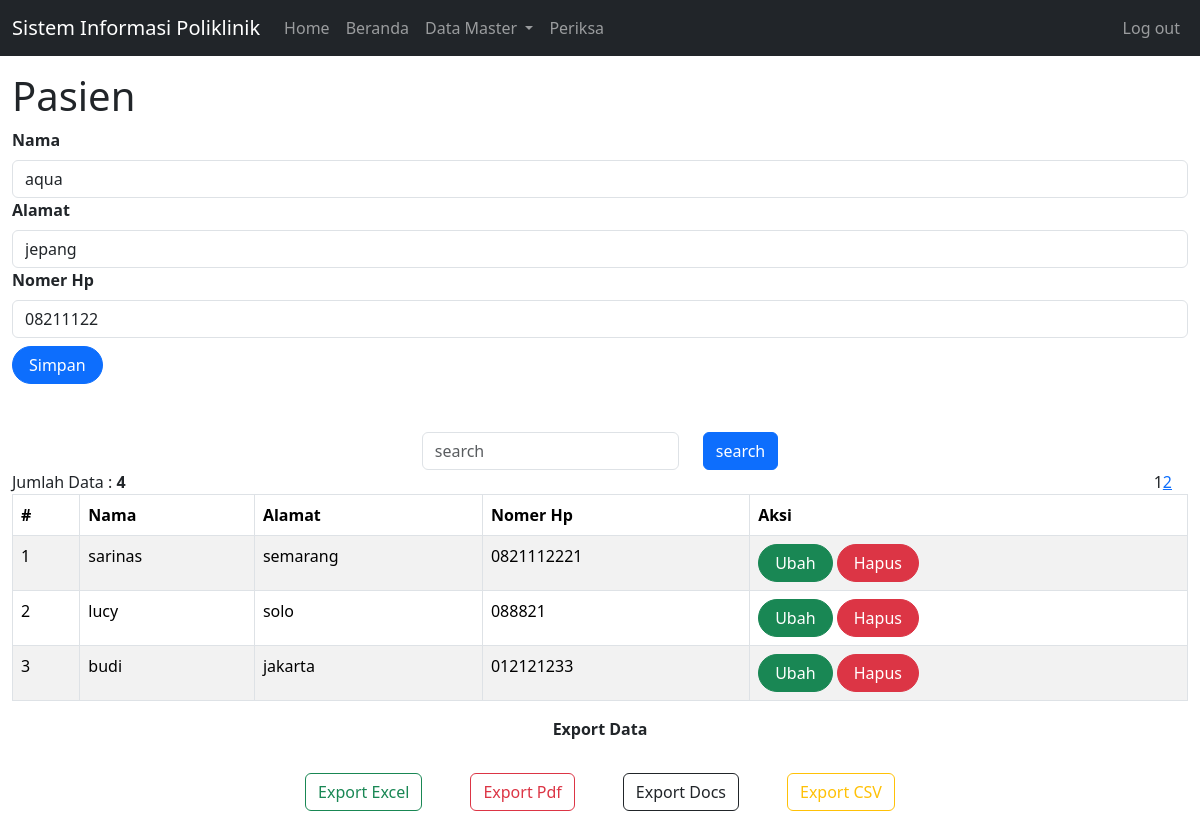
The page /index.php?page=pasien&id=5 (signed in) on the database its author committed.
### tables this page shows
CREATE TABLE `pasien` (
  `id` int(10) UNSIGNED NOT NULL,
  `nama` varchar(255) DEFAULT NULL,
  `alamat` varchar(255) DEFAULT NULL,
  `no_hp` varchar(50) DEFAULT NULL
);

### pasien.php (the view, shortened to what this page needs)
<div class="container-xxl mt-3">
    <h1>Pasien</h1>
    <form class="form column" method="post" action="" name="myForm" onsubmit="return(validate());">
        <?php
        $nama = '';
        $alamat = '';
        $no_hp = '';
        if (isset($_GET['id'])) {
            $ambil = mysqli_query($mysqli, "SELECT * FROM pasien WHERE id='" . $_GET['id'] . "'");
            while ($row = mysqli_fetch_array($ambil)) {
                $nama = $row["nama"];
                $alamat = $row["alamat"];
                $no_hp = $row["no_hp"];
            }
        ?>
        <?php
        }
        ?>
        <div class="col">
            <label for="inputNama" class="form-label fw-bold">
                Nama
            </label>
            <input type="text" class="form-control" name="nama" id="inputNama" placeholder="Nama" value="<?php echo $nama ?>">
        </div>
        <div class="col">
            <label for="inputAlamat" class="form-label fw-bold">
                Alamat
            </label>
            <input type="text" class="form-control" name="alamat" id="inputAlamat" placeholder="Alamat" value="<?php echo $alamat ?>">
        </div>
        <div class="col mb-2">
            <label for="inputNomerHp" class="form-label fw-bold">
                Nomer Hp
            </label>
            <input type="number" class="form-control" name="no_hp" id="inputNomerHp" placeholder="Nomer Hp" value="<?php echo $no_hp ?>">
        </div>
        <div class="col">
            <button type="submit" class="btn btn-primary rounded-pill px-3" name="simpan">Simpan</button>
        </div>
    </form>
    <div class="mb-6 mt-5 ">
        <form action="" class="form-inline d-flex justify-content-center align-items-center mt-2 gap-4" method="post">
            <div class="form-group">
                <input type="text" name="pencarian" class="form-control" placeholder="search">
            </div>
            <div class="form-group">
                <button class="btn btn-primary" type="submit" class="cari">search</button>
            </div>
        </form>
    </div>
    <?php
    $batas = 3;
    $hal = @$_GET['hal'];
    if (empty($hal)) {
        $posisi = 0;
        $hal = 1;
    } else {
        $posisi = ($hal - 1) * $batas;
    }
    $no = 1;
    if ($_SERVER['REQUEST_METHOD'] == 'POST') {
        $pencarian = trim(mysqli_real_escape_string($mysqli, $_POST['pencarian']));
        if ($pencarian != '') {
            $sql = "SELECT * FROM pasien where nama LIKE '%$pencarian'";
            $query = $sql;
            $queryJml = $sql;
        } else {
            $query = "SELECT * FROM pasien LIMIT $posisi,$batas";
            $queryJml = "SELECT * FROM pasien";
            $no = $posisi + 1;
        }
    } else {
        $query = "SELECT * FROM pasien LIMIT $posisi,$batas";
        $queryJml = "SELECT * FROM pasien";
        $no = $posisi + 1;
    }
    ?>
    <table class="table table-hover table-striped table-bordered">
        <thead>
            <tr>
                <th scope="col">#</th>
                <th scope="col">Nama</th>
                <th scope="col">Alamat</th>
                <th scope="col">Nomer Hp</th>
                <th scope="col">Aksi</th>
            </tr>
        </thead>
        <tbody>
            <?php
            $result = mysqli_query($mysqli, $query);
            while ($data = mysqli_fetch_array($result)) {
            ?>
                <tr>
                    <td><?php echo $no++ ?></td>
                    <td><?php echo $data['nama'] ?></td>
                    <td><?php echo $data['alamat'] ?></td>
                    <td><?php echo $data['no_hp'] ?></td>
                    <td>
                        <a class="btn btn-success rounded-pill px-3" href="index.php?page=pasien&id=<?php echo $data['id'] ?>">Ubah</a>
                        <a class="btn btn-danger rounded-pill px-3" href="index.php?page=pasien&id=<?php echo $data['id'] ?>&aksi=hapus">Hapus </a>
                    </td>
                </tr>
            <?php
            }
            ?>
            <?php
            $pencarian = isset($_POST['pencarian']) ? trim(mysqli_real_escape_string($mysqli, $_POST['pencarian'])) : '';
            if ($pencarian == '') { ?>
                <div style="float: left;">
                    <?php
                    $jml = mysqli_num_rows(mysqli_query($mysqli, $queryJml));
                    echo "Jumlah Data : <b>$jml</b>";
                    ?>
                </div>
                <div style="float: right;" class="me-3">
                    <ul class="pagination pagination-sm" style="margin: 0;">
                        <?php
                        $jml_hal = ceil($jml / $batas);
                        for ($i = 1; $i <= $jml_hal; $i++) {
                            if ($i != $hal) {
                                echo "<li class=\"page-item\"><a href=\"index.php?page=pasien&hal=$i\">$i</a></li>";
                            } else {
                                echo "<li class=\"active\"><a>$i</a></li>";
                            }
                        }
                        ?>
                    </ul>
                </div>
            <?php
            } else {
                echo "<div style=\"float:left;\">";
                $jml = mysqli_num_rows(mysqli_query($mysqli, $queryJml));
                echo "Data Hasil Pencarian: <b>$jml</b>";
                echo "</div>";
            }
            ?>
        </tbody>
    </table>
    <p class="text-center mt-3 fw-bold">Export Data</p>
    <div class="d-flex flex-row gap-3 justify-content-center">
        <a class="btn btn-outline-success m-3" nama="cetak_excel" href="cetak_excel.php?tabel=pasien" target="_blank">Export Excel</a>
        <a class="btn btn-outline-danger m-3" nama="cetak_Pdf" href="cetak_pdf.php?tabel=pasien" target="_blank">Export Pdf</a>
        <a class="btn btn-outline-dark m-3" nama="cetak" href="cetak_docs.php?tabel=pasien" target="_blank">Export Docs</a>
        <a class="btn btn-outline-warning m-3" nama="cetak" href="cetak_csv.php?tabel=pasien" target="_blank">Export CSV</a>
    </div>
</div>

### style.css (style rules this page uses)
:root { --primary: #406f73; --secondary: #79d1d9; --neutral: #d2a4b0; --accent: #ffdce5; }

### rows shown on the page
pasien: nama "aqua", alamat "jepang", no_hp "08211122"
pasien: nama "sarinas", alamat "semarang", no_hp "0821112221"
pasien: nama "lucy", alamat "solo", no_hp "088821"
pasien: nama "budi", alamat "jakarta", no_hp "012121233"

### other values the page prints
$jml "4"
